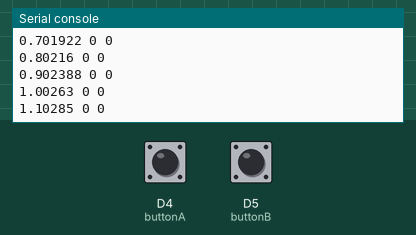
Simulated run of this program. Board: CircuitPython board. On the bench: the last lines printed to the serial console. The inputs (shaded band) are chosen by the test bench; at power-on: D4 (buttonA) LOW, D5 (buttonB) LOW.

Above: at 1.2 s.
1.3 s: D4 (buttonA) pulled HIGH for 0.15 s
At 1.31 s:
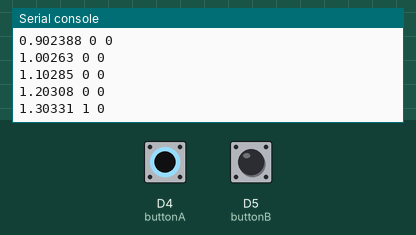
2.9 s: D5 (buttonB) pulled HIGH for 0.15 s
At 2.91 s:
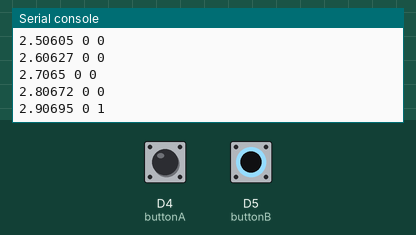
4.5 s: D4 (buttonA) pulled HIGH for 1 s
At 4.52 s:
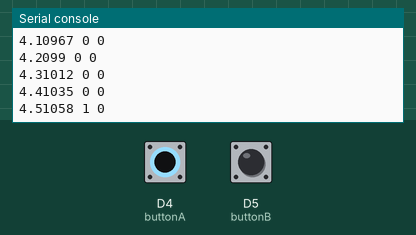
7.0 s: D5 (buttonB) pulled HIGH for 1 s
At 7.02 s:
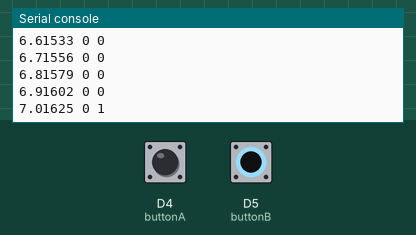
Timing chart, 0 to 10.0 s (numbered marks = the images above; inputs shaded):
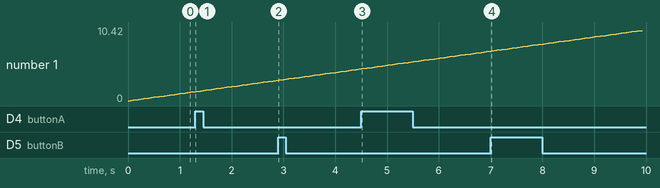

Measured:
- after the input at 1.3 s, the serial console: prints a new line at once (image 1)
- after the input at 2.9 s, the serial console: prints a new line at once (image 2)
- after the input at 4.5 s, the serial console: prints a new line at once (image 3)
- after the input at 7.0 s, the serial console: prints a new line at once (image 4)

The program:

button_presses.py
```python
import board
import digitalio
import time

buttonA = digitalio.DigitalInOut(board.D4)
buttonA.direction = digitalio.Direction.INPUT
buttonA.pull = digitalio.Pull.DOWN

buttonB = digitalio.DigitalInOut(board.D5)
buttonB.direction = digitalio.Direction.INPUT
buttonB.pull = digitalio.Pull.DOWN

while True:
    print(time.monotonic(),int(buttonA.value),int(buttonB.value))
    time.sleep(0.1)
```
